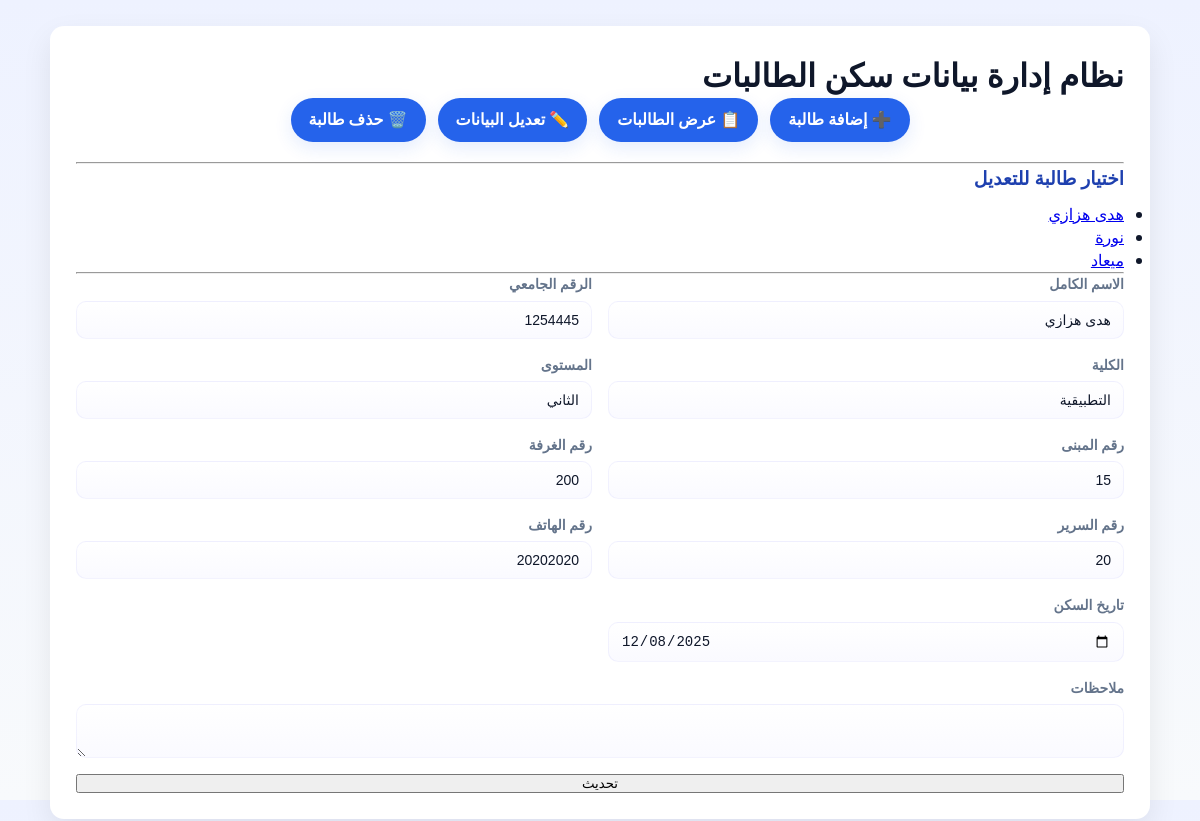
The app's page /?page=update&id=5 with its own data.
### tables this page shows
CREATE TABLE `students` (
  `id` int(11) NOT NULL,
  `full_name` varchar(150) NOT NULL,
  `student_number` varchar(50) NOT NULL,
  `college` varchar(100) DEFAULT NULL,
  `level` varchar(50) DEFAULT NULL,
  `building_number` varchar(50) DEFAULT NULL,
  `room_number` varchar(50) DEFAULT NULL,
  `bed_number` varchar(50) DEFAULT NULL,
  `phone_number` varchar(30) DEFAULT NULL,
  `housing_date` date DEFAULT NULL,
  `notes` text DEFAULT NULL
);

### modules/update.php (the view, shortened to what this page needs)
<?php
$list = $pdo->query("SELECT id, full_name FROM students")->fetchAll(PDO::FETCH_ASSOC);
$id = $_GET['id'] ?? null;
$data = null;
if ($id) {
    $stmt = $pdo->prepare("SELECT * FROM students WHERE id=?");
    $stmt->execute([$id]);
    $data = $stmt->fetch(PDO::FETCH_ASSOC);
}
?>
<h3>اختيار طالبة للتعديل</h3>
<ul>
<?php foreach($list as $p): ?>
<li>
    <a href="?page=update&id=<?= $p['id'] ?>">
        <?= htmlspecialchars($p['full_name']) ?>
    </a>
</li>
<?php endforeach; ?>
</ul>
<?php if ($id && $data): ?>
<hr>
<form method="post" class="grid-form">
<div class="form-group">
<label>الاسم الكامل</label>
<input name="full_name" value="<?= htmlspecialchars($data['full_name']) ?>" required>
</div>
<div class="form-group">
<label>الرقم الجامعي</label>
<input name="student_number" value="<?= htmlspecialchars($data['student_number']) ?>" required>
</div>
<div class="form-group">
<label>الكلية</label>
<input name="college" value="<?= htmlspecialchars($data['college']) ?>">
</div>
<div class="form-group">
<label>المستوى</label>
<input name="level" value="<?= htmlspecialchars($data['level']) ?>">
</div>
<div class="form-group">
<label>رقم المبنى</label>
<input name="building_number" value="<?= htmlspecialchars($data['building_number']) ?>">
</div>
<div class="form-group">
<label>رقم الغرفة</label>
<input name="room_number" value="<?= htmlspecialchars($data['room_number']) ?>">
</div>
<div class="form-group">
<label>رقم السرير</label>
<input name="bed_number" value="<?= htmlspecialchars($data['bed_number']) ?>">
</div>
<div class="form-group">
<label>رقم الهاتف</label>
<input name="phone_number" value="<?= htmlspecialchars($data['phone_number']) ?>">
</div>
<div class="form-group">
<label>تاريخ السكن</label>
<input type="date" name="housing_date" value="<?= $data['housing_date'] ?>">
</div>
<div class="form-group full">
<label>ملاحظات</label>
<textarea name="notes"><?= htmlspecialchars($data['notes']) ?></textarea>
</div>
<div class="form-group full" style="text-align:center">
<button>تحديث</button>
</div>
</form>
<?php endif; ?>

### style.css (style rules this page uses)
:root { --primary: #2563eb; --secondary: #1e40af; --accent: #22c55e; --danger: #ef4444; --bg: #f8fafc; --card: #ffffff; --muted: #64748b; --text: #0f172a; --shadow: 0 12px 30px rgba(2,6,23,0.08); --glass: rgba(255,255,255,0.6); }
* { box-sizing: border-box; margin: 0; padding: 0; }
html,body { height: 100%; }
body { font-family: "Segoe UI", Tahoma, system-ui, -apple-system, "Helvetica Neue", Arial; background: linear-gradient(180deg, #eef2ff 0%, var(--bg) 100%); color: var(--text); direction: rtl; -webkit-font-smoothing: antialiased; -moz-osx-font-smoothing: grayscale; line-height: 1.45; }
h2, h3 { color: var(--secondary); margin-bottom: 12px; font-weight: 700; }
.grid-form { display: grid; grid-template-columns: repeat(2, 1fr); gap: 16px; }
.form-group { display: flex; flex-direction: column; }
.form-group.full { grid-column: span 2; }
label { font-weight: 600; margin-bottom: 6px; color: var(--muted); font-size: 14px; }
input, select, textarea { padding: 10px 12px; border-radius: 10px; border: 1px solid rgba(99,102,241,0.08); background: linear-gradient(180deg, rgba(255,255,255,0.98), rgba(250,250,255,0.98)); font-size: 14px; color: var(--text); }
input::placeholder, textarea::placeholder { color: #9aa4b2; }

### records on screen
students: full_name "هدى هزازي", student_number "1254445", college "التطبيقية", level "الثاني", building_number "15", room_number "200", bed_number "20", phone_number "20202020", housing_date "12/08/2025"
students: full_name "نورة"
students: full_name "ميعاد"
